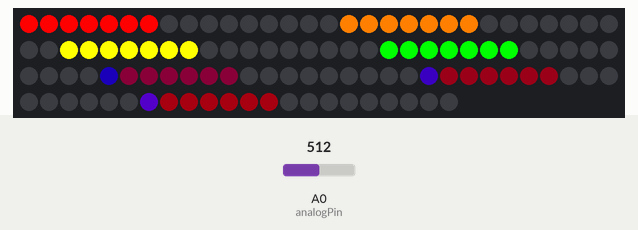
This sketch was run on a simulated Arduino Uno, built with avr-gcc and run on an emulated ATmega328P. On the bench: 112 RGB LEDs in strip order, left to right, continuing on the next row. Inputs (shaded band) come from the test bench; at power-on: A0 (analogPin) = 512. The strip is taken to match the declared colour order.

Above: at 1.2 s.
1.3 s: A0 (analogPin) set to 716
At 2.5 s:
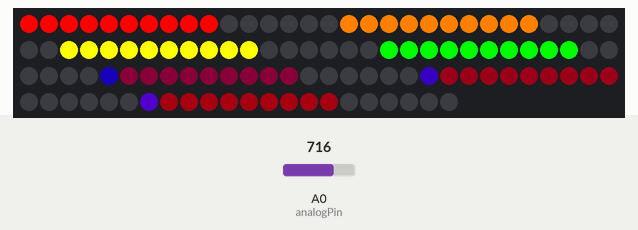
2.8 s: A0 (analogPin) set to 900
At 3.6 s:
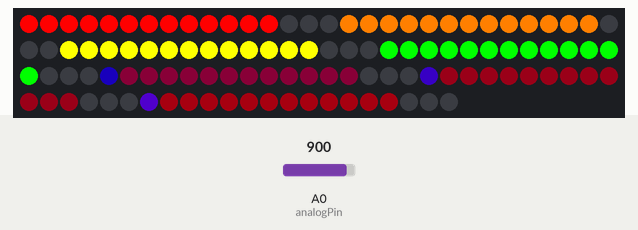
4.3 s: A0 (analogPin) set to 1023
Timing chart, 0 to 7.3 s (numbered marks = the images above; inputs shaded):
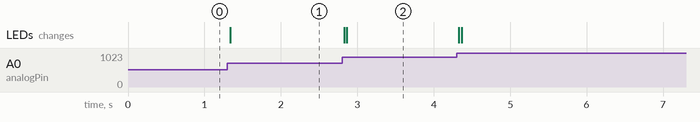

The sketch:

msgeq7_NeoPixel.ino
```cpp
#include <Adafruit_NeoPixel.h>

#define PIN 6

int analogPin = 0; // read from multiplexer using analog input 0
int strobePin = 12; // strobe is attached to digital pin 2
int resetPin = 13; // reset is attached to digital pin 3
int spectrumValue[7]; // to hold a2d values

Adafruit_NeoPixel strip = Adafruit_NeoPixel(112, PIN, NEO_RGB + NEO_KHZ800);

uint32_t red = strip.Color(255, 0, 0);
uint32_t orange = strip.Color(255, 127, 0);
uint32_t yellow = strip.Color(255, 255, 0);
uint32_t green = strip.Color(0, 255, 0);
uint32_t indigo = strip.Color(75, 0, 130);
uint32_t blue = strip.Color(0, 0, 255);
uint32_t purple = strip.Color(75, 0, 130);


void setup(){
  strip.begin();
  strip.show();
  pinMode(analogPin, INPUT);
  pinMode(strobePin, OUTPUT);
  pinMode(resetPin, OUTPUT);
  analogReference(DEFAULT);
  digitalWrite(resetPin, LOW);
  digitalWrite(strobePin, HIGH);
}

void loop()
{
 digitalWrite(resetPin, HIGH);
 digitalWrite(resetPin, LOW);

 for (int i = 0; i < 7; i++)
 {
   digitalWrite(strobePin, LOW);
   delayMicroseconds(30); // to allow the output to settle
   spectrumValue[i] = map(analogRead(analogPin), 0, 1023, 0, 15);
   setPixel(i*16, i*16+spectrumValue[i]);
   setReverse(i*16, i*16+spectrumValue[i]);
   strip.show();
   digitalWrite(strobePin, HIGH);
// Serial for debugging.
//  Serial.print(spectrumValue[i]);
//  Serial.print(" ");

 }
// Serial.println();
  delay(30);
}

void setPixel(int start_bit, int pixelValue){
  for(int j=start_bit; j<pixelValue; j++){
    strip.setPixelColor(j, colorChoose(start_bit));
  }
}


void setReverse(int start_bit, int pixelValue){
  for(int k=start_bit+15; k>pixelValue;k--){
    strip.setPixelColor(k, 0,0,0);
  }
}

uint32_t colorChoose(int start_bit){
  switch (start_bit){
    case 0:
      return red;
      break;
    case 16:
      return orange;
      break;
    case 32:
      return yellow;
      break;
    case 48:
      return green;
      break;
    case 54:
      return indigo;
      break;
    case 70:
      return blue;
      break;
    case 86:
      return purple;
      break;
  }
}
```

Measured:
- after the input at 1.3 s, the LEDs: change at once (image 1)
- after the input at 2.8 s, the LEDs: first change at once (image 2 shows a later state)
